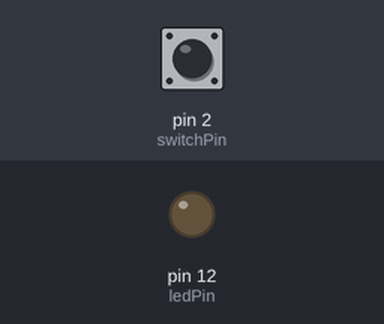
Bench run of a sketch on a simulated Arduino Uno, built with avr-gcc and run on an emulated ATmega328P. On the bench: output pins drawn as LEDs (lit = HIGH). Dashed ring = blinking. The test bench sets the inputs (shaded band); at power-on: pin 2 (switchPin) LOW.

Above: at 1.2 s.
1.3 s: pin 2 (switchPin) pulled HIGH for 0.15 s
At 1.8 s:
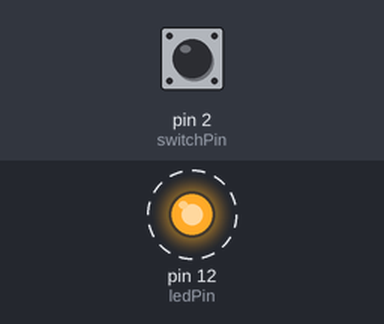
4.4 s: pin 2 (switchPin) pulled HIGH for 1 s
At 4.8 s:
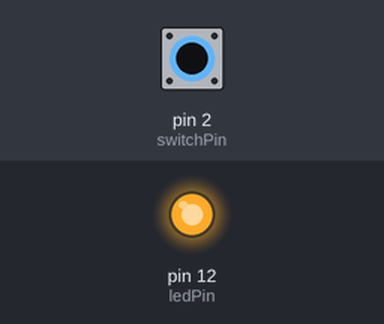
6.9 s: pin 2 (switchPin) pulled HIGH for 3.2 s
At 10.5 s:
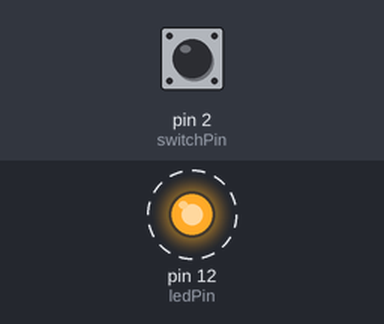
Timing chart, 0 to 19.1 s (numbered marks = the images above; inputs shaded):
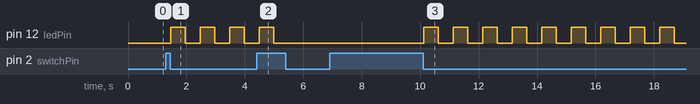

Measured:
- after the input at 1.3 s, pin 12 (ledPin): alternates HIGH for 0.50 s and LOW for 0.51 s, starting after 0.16 s
- after the input at 4.4 s, pin 12 (ledPin): goes on until 5.0 s, then stays LOW
- after the input at 6.9 s, pin 12 (ledPin): alternates HIGH for 0.50 s and LOW for 0.51 s, starting after 3.2 s

The sketch:

Leds_blinky_with_switch_1.ino
```cpp
/*
 *  Counting presses
 */

int switchPin = 2;              // switch is connected to pin 2
int ledPin = 12;
int val;                        // variable for reading the pin status
int val2;                      // second variable
int buttonState;                // variable to hold the button state
int ledMode = 0;                // LED state

void setup() {
  pinMode(switchPin, INPUT);    // Set the switch pin as input
  pinMode(ledPin, OUTPUT);
  buttonState = digitalRead(switchPin);   // read the initial state
}


void loop(){
  // debouncing
  val = digitalRead(switchPin);      // read input value and store it in val
  delay(10);                         // 10 milliseconds is a good amount of time
  val2 = digitalRead(switchPin);     // read the input again to check for bounces
  if (val == val2) {

    if (val != buttonState) {          // the button state has changed!
      if (val == LOW) {                // check if the button is pressed
        if ( ledMode == 0 ) {          // if led is off
        ledMode = 1;                  // set ledMode to on
         } else {
        ledMode = 0;                // set ledMode to off
        }
      }
    }
  buttonState = val;                 // save the new state in our variable
   }


if (ledMode == 1 ) {
    digitalWrite(ledPin, HIGH);
    delay(500);
    digitalWrite(ledPin, LOW);
    delay(500);
  }
}
```
